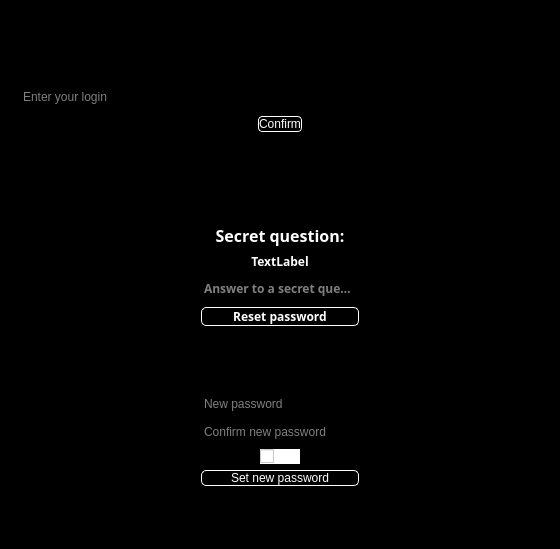
<?xml version="1.0" encoding="UTF-8"?>
<ui version="4.0">
 <class>ForgotPasswordWindow</class>
 <widget class="QDialog" name="ForgotPasswordWindow">
  <property name="geometry">
   <rect>
    <x>0</x>
    <y>0</y>
    <width>560</width>
    <height>549</height>
   </rect>
  </property>
  <property name="windowTitle">
   <string>Dialog</string>
  </property>
  <property name="styleSheet">
   <string notr="true">background-color: rgb(0, 0, 0);
color: rgb(255, 255, 255);</string>
  </property>
  <layout class="QGridLayout" name="gridLayout">
   <item row="3" column="1">
    <widget class="QWidget" name="newPassword" native="true">
     <layout class="QVBoxLayout" name="verticalLayout_4">
      <item>
       <spacer name="verticalSpacer_3">
        <property name="orientation">
         <enum>Qt::Vertical</enum>
        </property>
        <property name="sizeHint" stdset="0">
         <size>
          <width>20</width>
          <height>40</height>
         </size>
        </property>
       </spacer>
      </item>
      <item>
       <widget class="QLineEdit" name="passwordLE">
        <property name="placeholderText">
         <string>New password</string>
        </property>
        <property name="clearButtonEnabled">
         <bool>true</bool>
        </property>
       </widget>
      </item>
      <item>
       <widget class="QLineEdit" name="confirmPasswordLE">
        <property name="placeholderText">
         <string>Confirm new password</string>
        </property>
        <property name="clearButtonEnabled">
         <bool>true</bool>
        </property>
       </widget>
      </item>
      <item>
       <layout class="QHBoxLayout" name="horizontalLayout_3">
        <item>
         <widget class="QCheckBox" name="showPasswordCheckBox">
          <property name="maximumSize">
           <size>
            <width>40</width>
            <height>20</height>
           </size>
          </property>
          <property name="layoutDirection">
           <enum>Qt::LeftToRight</enum>
          </property>
          <property name="styleSheet">
           <string notr="true">background-color: rgb(255, 255, 255);</string>
          </property>
          <property name="text">
           <string/>
          </property>
          <property name="icon">
           <iconset resource="resource.qrc">
            <normaloff>:/new/icons/Resources/eye.png</normaloff>:/new/icons/Resources/eye.png</iconset>
          </property>
          <property name="tristate">
           <bool>false</bool>
          </property>
         </widget>
        </item>
       </layout>
      </item>
      <item>
       <widget class="QPushButton" name="setNewPasswordButton">
        <property name="styleSheet">
         <string notr="true">border: 0.5px solid #ffffff;
border-radius:5px;</string>
        </property>
        <property name="text">
         <string>Set new password</string>
        </property>
       </widget>
      </item>
      <item>
       <spacer name="verticalSpacer">
        <property name="orientation">
         <enum>Qt::Vertical</enum>
        </property>
        <property name="sizeHint" stdset="0">
         <size>
          <width>20</width>
          <height>40</height>
         </size>
        </property>
       </spacer>
      </item>
     </layout>
    </widget>
   </item>
   <item row="2" column="0" rowspan="2">
    <spacer name="horizontalSpacer_4">
     <property name="orientation">
      <enum>Qt::Horizontal</enum>
     </property>
     <property name="sizeHint" stdset="0">
      <size>
       <width>20</width>
       <height>20</height>
      </size>
     </property>
    </spacer>
   </item>
   <item row="2" column="2" rowspan="2">
    <spacer name="horizontalSpacer_3">
     <property name="orientation">
      <enum>Qt::Horizontal</enum>
     </property>
     <property name="sizeHint" stdset="0">
      <size>
       <width>20</width>
       <height>20</height>
      </size>
     </property>
    </spacer>
   </item>
   <item row="1" column="0" colspan="3">
    <widget class="QWidget" name="checkLogin" native="true">
     <layout class="QVBoxLayout" name="verticalLayout">
      <item>
       <spacer name="verticalSpacer_2">
        <property name="orientation">
         <enum>Qt::Vertical</enum>
        </property>
        <property name="sizeHint" stdset="0">
         <size>
          <width>20</width>
          <height>40</height>
         </size>
        </property>
       </spacer>
      </item>
      <item>
       <layout class="QHBoxLayout" name="horizontalLayout">
        <item>
         <widget class="QLineEdit" name="loginLE">
          <property name="placeholderText">
           <string>Enter your login</string>
          </property>
          <property name="clearButtonEnabled">
           <bool>true</bool>
          </property>
         </widget>
        </item>
       </layout>
      </item>
      <item>
       <layout class="QHBoxLayout" name="horizontalLayout_2">
        <item>
         <spacer name="horizontalSpacer">
          <property name="orientation">
           <enum>Qt::Horizontal</enum>
          </property>
          <property name="sizeHint" stdset="0">
           <size>
            <width>40</width>
            <height>20</height>
           </size>
          </property>
         </spacer>
        </item>
        <item>
         <widget class="QPushButton" name="confirmLoginButton">
          <property name="styleSheet">
           <string notr="true">border: 0.5px solid #ffffff;
border-radius:4px;</string>
          </property>
          <property name="text">
           <string>Confirm</string>
          </property>
          <property name="autoDefault">
           <bool>false</bool>
          </property>
         </widget>
        </item>
        <item>
         <spacer name="horizontalSpacer_2">
          <property name="orientation">
           <enum>Qt::Horizontal</enum>
          </property>
          <property name="sizeHint" stdset="0">
           <size>
            <width>40</width>
            <height>20</height>
           </size>
          </property>
         </spacer>
        </item>
       </layout>
      </item>
      <item>
       <spacer name="verticalSpacer_4">
        <property name="orientation">
         <enum>Qt::Vertical</enum>
        </property>
        <property name="sizeHint" stdset="0">
         <size>
          <width>20</width>
          <height>40</height>
         </size>
        </property>
       </spacer>
      </item>
     </layout>
    </widget>
   </item>
   <item row="2" column="1">
    <widget class="QWidget" name="checkSecretQuestion" native="true">
     <layout class="QVBoxLayout" name="verticalLayout_2">
      <item>
       <widget class="QLabel" name="label">
        <property name="font">
         <font>
          <family>Yu Gothic UI Semibold</family>
          <pointsize>12</pointsize>
          <bold>true</bold>
         </font>
        </property>
        <property name="text">
         <string>Secret question:</string>
        </property>
        <property name="alignment">
         <set>Qt::AlignCenter</set>
        </property>
       </widget>
      </item>
      <item>
       <widget class="QLabel" name="questionLB">
        <property name="font">
         <font>
          <family>Yu Gothic UI Semibold</family>
          <bold>true</bold>
         </font>
        </property>
        <property name="text">
         <string>TextLabel</string>
        </property>
        <property name="alignment">
         <set>Qt::AlignCenter</set>
        </property>
       </widget>
      </item>
      <item>
       <widget class="QLineEdit" name="answerLE">
        <property name="font">
         <font>
          <family>Yu Gothic UI Semibold</family>
          <bold>true</bold>
         </font>
        </property>
        <property name="placeholderText">
         <string>Answer to a secret question</string>
        </property>
        <property name="clearButtonEnabled">
         <bool>true</bool>
        </property>
       </widget>
      </item>
      <item>
       <widget class="QPushButton" name="resetPasswordButton">
        <property name="font">
         <font>
          <family>Yu Gothic UI Semibold</family>
          <bold>true</bold>
         </font>
        </property>
        <property name="styleSheet">
         <string notr="true">border: 0.5px solid #ffffff;
border-radius:5px;</string>
        </property>
        <property name="text">
         <string>Reset password</string>
        </property>
       </widget>
      </item>
     </layout>
    </widget>
   </item>
  </layout>
 </widget>
 <resources>
  <include location="resource.qrc"/>
 </resources>
 <connections/>
</ui>
